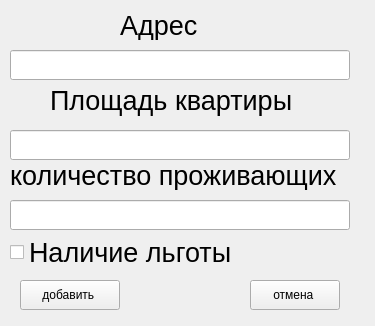
<?xml version="1.0" encoding="UTF-8"?>
<ui version="4.0">
 <class>Form</class>
 <widget class="QWidget" name="Form">
  <property name="geometry">
   <rect>
    <x>0</x>
    <y>0</y>
    <width>375</width>
    <height>326</height>
   </rect>
  </property>
  <property name="windowTitle">
   <string>Добавить квартиру</string>
  </property>
  <widget class="QLabel" name="label_address">
   <property name="geometry">
    <rect>
     <x>120</x>
     <y>10</y>
     <width>80</width>
     <height>30</height>
    </rect>
   </property>
   <property name="font">
    <font>
     <pointsize>20</pointsize>
    </font>
   </property>
   <property name="text">
    <string>Адрес</string>
   </property>
  </widget>
  <widget class="QLineEdit" name="lineEdit_adress_flat">
   <property name="geometry">
    <rect>
     <x>10</x>
     <y>50</y>
     <width>340</width>
     <height>30</height>
    </rect>
   </property>
  </widget>
  <widget class="QLabel" name="label_square_flat">
   <property name="geometry">
    <rect>
     <x>50</x>
     <y>80</y>
     <width>250</width>
     <height>40</height>
    </rect>
   </property>
   <property name="font">
    <font>
     <pointsize>20</pointsize>
    </font>
   </property>
   <property name="text">
    <string>Площадь квартиры </string>
   </property>
  </widget>
  <widget class="QLabel" name="label_3">
   <property name="geometry">
    <rect>
     <x>10</x>
     <y>160</y>
     <width>340</width>
     <height>30</height>
    </rect>
   </property>
   <property name="font">
    <font>
     <pointsize>20</pointsize>
    </font>
   </property>
   <property name="text">
    <string>количество проживающих </string>
   </property>
  </widget>
  <widget class="QLineEdit" name="lineEdit_square_flat">
   <property name="geometry">
    <rect>
     <x>10</x>
     <y>130</y>
     <width>340</width>
     <height>30</height>
    </rect>
   </property>
  </widget>
  <widget class="QLineEdit" name="lineEdit_quantity_residents">
   <property name="geometry">
    <rect>
     <x>10</x>
     <y>200</y>
     <width>340</width>
     <height>30</height>
    </rect>
   </property>
  </widget>
  <widget class="QPushButton" name="pushButton_yes_flat">
   <property name="geometry">
    <rect>
     <x>20</x>
     <y>280</y>
     <width>100</width>
     <height>30</height>
    </rect>
   </property>
   <property name="text">
    <string>добавить </string>
   </property>
  </widget>
  <widget class="QPushButton" name="pushButton_cl_flat">
   <property name="geometry">
    <rect>
     <x>250</x>
     <y>280</y>
     <width>90</width>
     <height>30</height>
    </rect>
   </property>
   <property name="text">
    <string>отмена </string>
   </property>
  </widget>
  <widget class="QCheckBox" name="checkBox">
   <property name="geometry">
    <rect>
     <x>10</x>
     <y>240</y>
     <width>241</width>
     <height>24</height>
    </rect>
   </property>
   <property name="font">
    <font>
     <pointsize>20</pointsize>
    </font>
   </property>
   <property name="text">
    <string>Наличие льготы</string>
   </property>
  </widget>
 </widget>
 <resources/>
 <connections/>
</ui>
